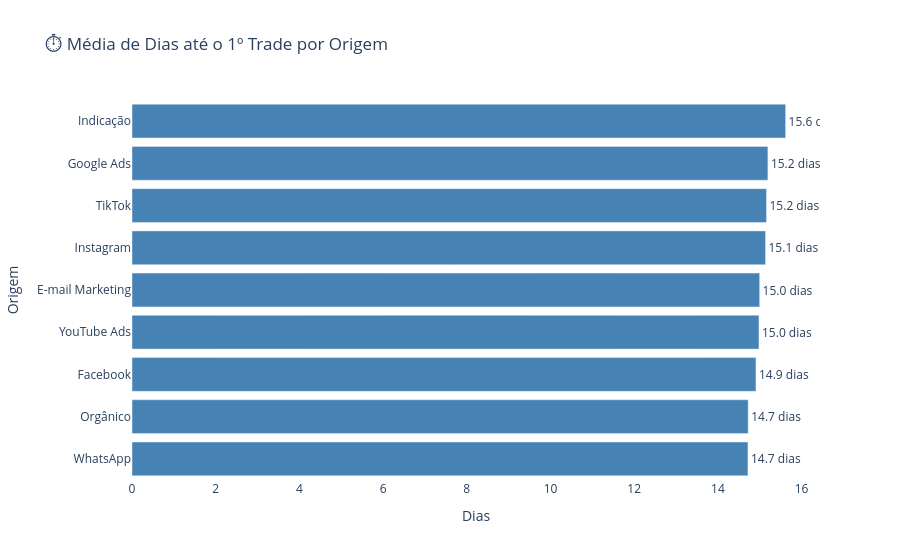

Notebook code for this chart:
### Markdown cell above
## ⏱️ Tempo Médio até o 1º Trade por Origem

### Code cell
# Calcula média de dias até o 1º trade por origem
media_dias_trade = (
    df[df['dias_ate_1o_trade'].notnull()]
    .groupby('origem')['dias_ate_1o_trade']
    .mean()
    .sort_values()
    .reset_index()
)

# Gráfico com Plotly


fig_dias = px.bar(
    media_dias_trade,
    x='dias_ate_1o_trade',
    y='origem',
    orientation='h',
    text='dias_ate_1o_trade',
    title='⏱️ Média de Dias até o 1º Trade por Origem',
    labels={'dias_ate_1o_trade': 'Dias até o 1º Trade', 'origem': 'Origem'}
)

fig_dias.update_traces(
    marker_color='steelblue',
    texttemplate='%{text:.1f} dias',
    textposition='outside'
)
fig_dias.update_layout(
    xaxis_title='Dias',
    yaxis_title='Origem',
    plot_bgcolor='rgba(0,0,0,0)',
    paper_bgcolor='white'
)

fig_dias.show()

### Figure 1 — Plotly figure (JSON) as saved in the notebook; plotly's stock layout.template omitted (floating-point values rounded to 4 significant figures)
{"data": [{"hovertemplate": "Dias até o 1º Trade=%{text}<br>Origem=%{y}<extra></extra>", "legendgroup": "", "marker": {"color": "steelblue", "pattern": {"shape": ""}}, "name": "", "orientation": "h", "showlegend": false, "text": [14.72, 14.72, 14.91, 14.98, 15.0, 15.14, 15.16, 15.19, 15.62], "textposition": "outside", "texttemplate": "%{text:.1f} dias", "type": "bar", "x": [14.72, 14.72, 14.91, 14.98, 15.0, 15.14, 15.16, 15.19, 15.62], "xaxis": "x", "y": ["WhatsApp", "Orgânico", "Facebook", "YouTube Ads", "E-mail Marketing", "Instagram", "TikTok", "Google Ads", "Indicação"], "yaxis": "y"}], "layout": {"barmode": "relative", "legend": {"tracegroupgap": 0}, "paper_bgcolor": "white", "plot_bgcolor": "rgba(0,0,0,0)", "title": {"text": "⏱️ Média de Dias até o 1º Trade por Origem"}, "xaxis": {"anchor": "y", "domain": [0, 1], "title": {"text": "Dias"}}, "yaxis": {"anchor": "x", "domain": [0, 1], "title": {"text": "Origem"}}}}
